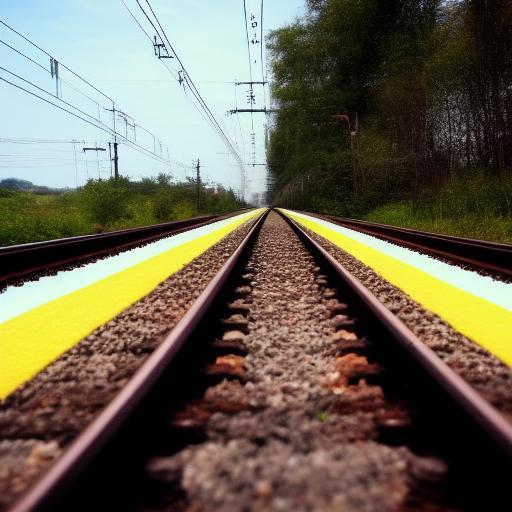
#> input picture Image Generator/server/generated_image.jpg, 512 x 512 px
$ python -i app.py   (imports and definitions only)
#> lines starting #> are read from the running program, lines starting #| are printed output that depends on the picture
#> further down, picture is the input picture: shape (512, 512, 3); mean B, G, R 84.9, 102.7, 109.4
import streamlit as st
import cv2
import numpy as np
from PIL import Image
import io

def pencil_sketch(image):
    gray_image = cv2.cvtColor(image, cv2.COLOR_BGR2GRAY)
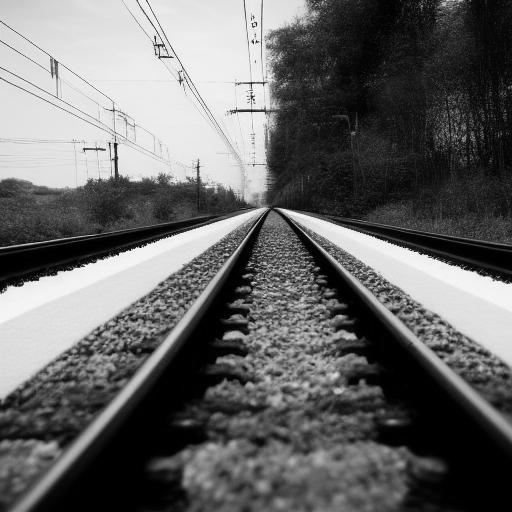
#> gray_image: shape (512, 512); min 0, max 254, mean 102.7
    inverted_image = cv2.bitwise_not(gray_image)
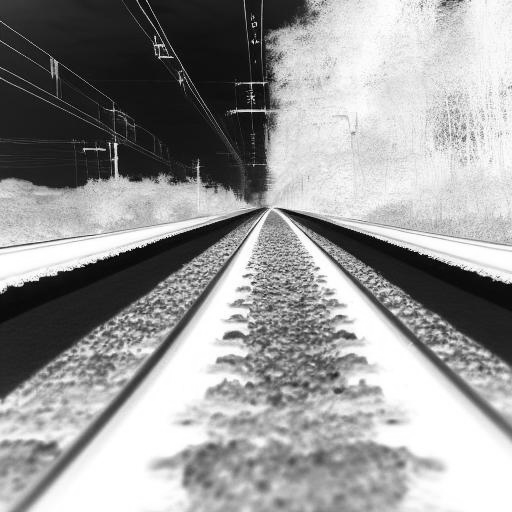
#> inverted_image: shape (512, 512); min 1, max 255, mean 152.3
    blurred_image = cv2.GaussianBlur(inverted_image, (21, 21), sigmaX=0, sigmaY=0)
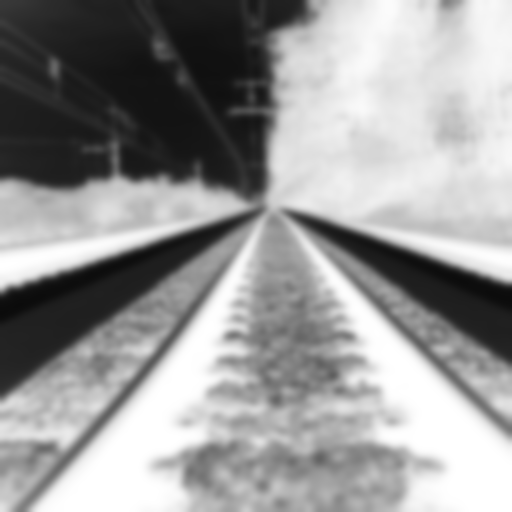
#> blurred_image: shape (512, 512); min 11, max 255, mean 152.3
    inverted_blurred = cv2.bitwise_not(blurred_image)
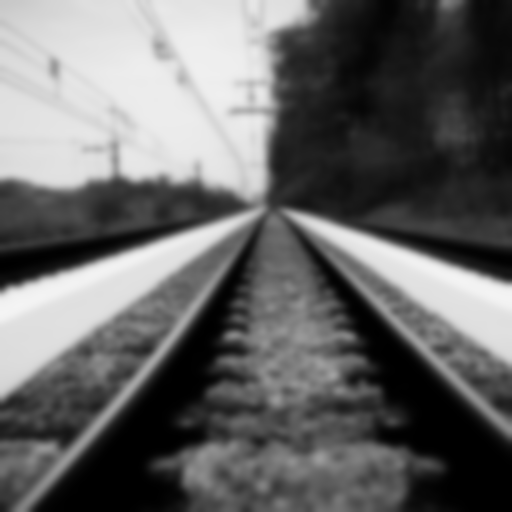
#> inverted_blurred: shape (512, 512); min 0, max 244, mean 102.7
    sketch = cv2.divide(gray_image, inverted_blurred, scale=256.0)
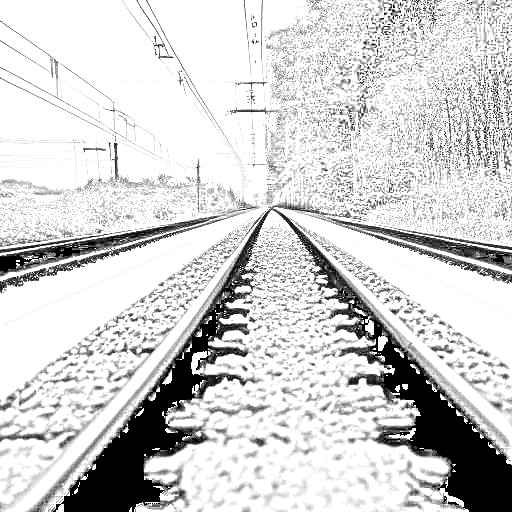
#> sketch: shape (512, 512); min 0, max 255, mean 209.3
    return sketch

def convert_to_bytes(image):
    img = Image.fromarray(image)
    buf = io.BytesIO()
    img.save(buf, format='PNG')
    return buf.getvalue()

# [31 lines not run here, left out]

>>> import cv2
>>> picture = cv2.imread('../Image Generator/server/generated_image.jpg')
>>> result = pencil_sketch(picture)
